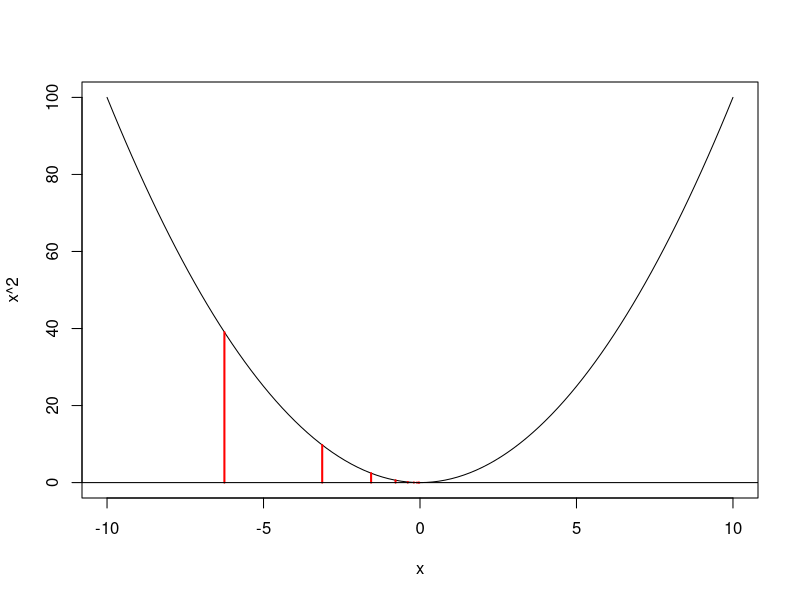

R code for this plot:
# a function we will work with
F1<-function(x){
		return(c(x^2,2*x)) # note that the function returns two numbers. The first is f(x); the second is the derivative, f'(x)
}

#define a function F2(x)=sin(x)
F2<-function(x){
    return(c(sin(x),cos(x)))
}

#define F3(x)=(x-2)^3-6*x
F3<-function(x){
    return(c((x-2)^3-6*x,2*(x-2)^2-6))
}

#define F4(x)=cos(x)-x# (All functions need to return f(x) and f'(x)
F4<-function(x){
    return(c(cos(x)-x, -sin(x)-1))
}

# Define your Newton-Raphson  function
NewtonRaphson<-function(func,StartingValue,Tolerance,MaxNumberOfIterations){
  #initialize a variable, Deviation (say), to record |f(x)| so that you know how far away you are from 0.
  #(So initialze it to some arbitrary large number)
  Deviation = 10^5
  #Set up a counter, i, to record how many iterations you have performed. Set it equal to 0
  i <- 0
  MyX = rep(0,MaxNumberOfIterations)
  # Initialize the values of x and f(x)
  X = StartingValue
  Z = rep(0,2)
  Z[1] = func(X)[1]
  Z[2] = func(X)[2]

	#Set up a while loop until we hit the required target accuracy or the max. number of steps
	while ((i<MaxNumberOfIterations)&&(Deviation>Tolerance))
	{
    # Record the value of f(x) and f'(x), for the current x value.
    # I put them in a variable Z. Z[1]=f(x); Z[2]=f'(x)
	  # To be safe, check that the function and it's derivative are defined at X (either could be NaN if you are unlucky)
      
	  if ((Z[1]=="NaN")||(Z[2]=="NaN")){
	    cat("Function or derivative not defined error.\n")
	    break
	  }
	  
    #Find the next X-value using Newton-Raphson's formula. Let's call that value X
		X = X - Z[1]/Z[2]
		# calculate Deviation<- |f(x)-0|
        Z[1] = func(X)[1]
        Z[2] = func(X)[2]
        Deviation = abs(Z[1])
        Y = Z[1]
    # increase the value of your iteration counter
		i<-i+1
        
    # if you like, have the program write out how it is getting on
		cat(paste("\nIteration ",i,":   X=",X,"  Y=",Y))
        MyX[i] = X
    }
    
	# output the result
	if (Deviation<Tolerance){
		cat(paste("\nFound the root point: ",X, "after ", i, "iterations"))
		}else{
		cat(paste("\nConvergence failure. Deviation: ",Deviation, "after ", i, 	"iterations"))}
        return(MyX[1:i])
}
	
# Here's how you would call your function (once it is finished)  and get it to save a plot
curve(x^2,-10,10) # supposing our function is f(x)=x^2 and we want to plot the function between -10 and 10
X=NewtonRaphson(F1,-100,1e-3,40)# this starts it at x=8, with a desired maximum deviation of 0.001 and a maximum of 40 iterations
Y=rep(0,length(X))
for(i in seq_along(X)){
    Y[i] = F1(X[i])[1]
    segments(X[i], 0, X[i], Y[i], col="red", lwd=2)
}
abline(h=0) # this is the root we should find

NewtonRaphson(F2,-8,1e-3,40)
NewtonRaphson(F3,-8,1e-3,40)
NewtonRaphson(F4,-8,1e-3,40)
